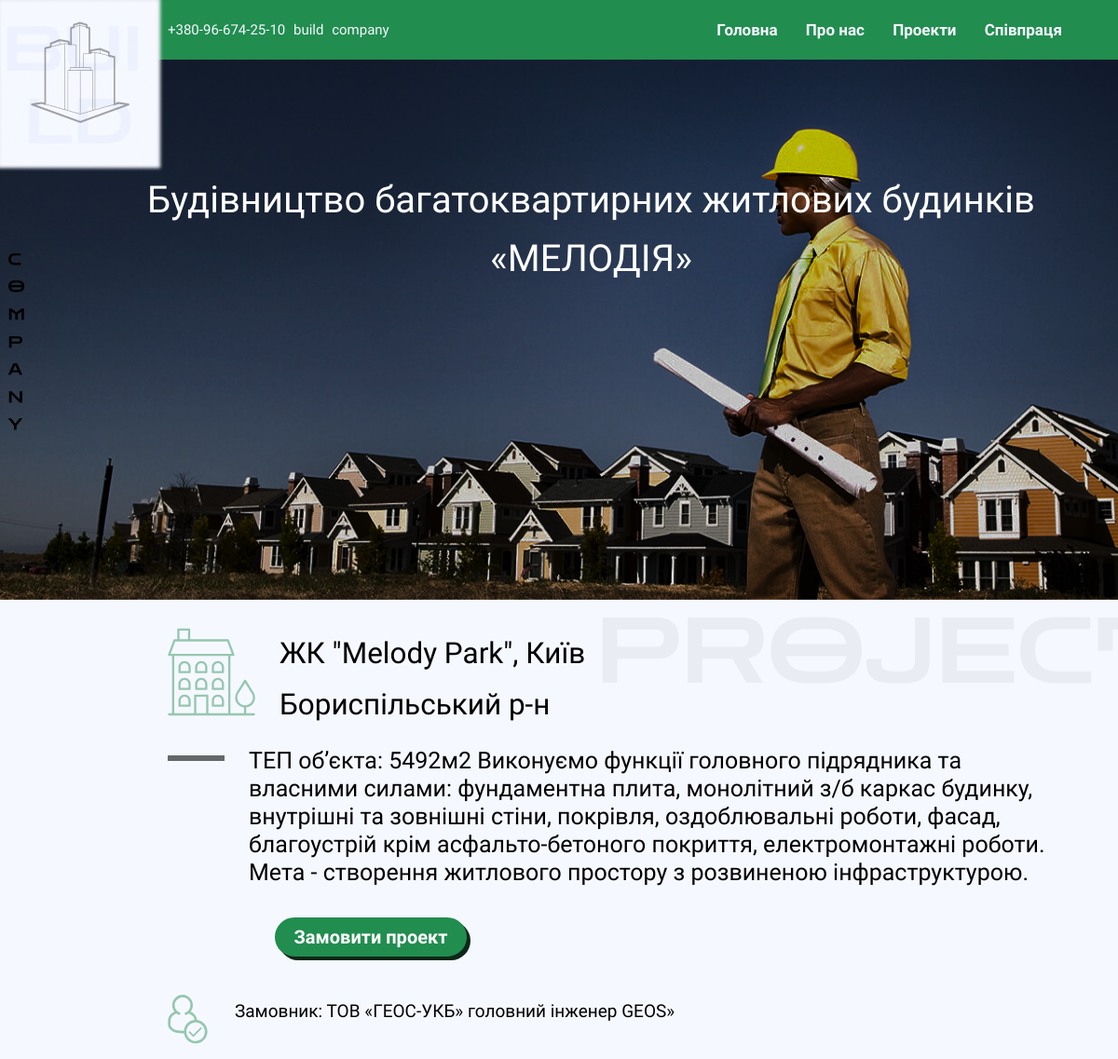
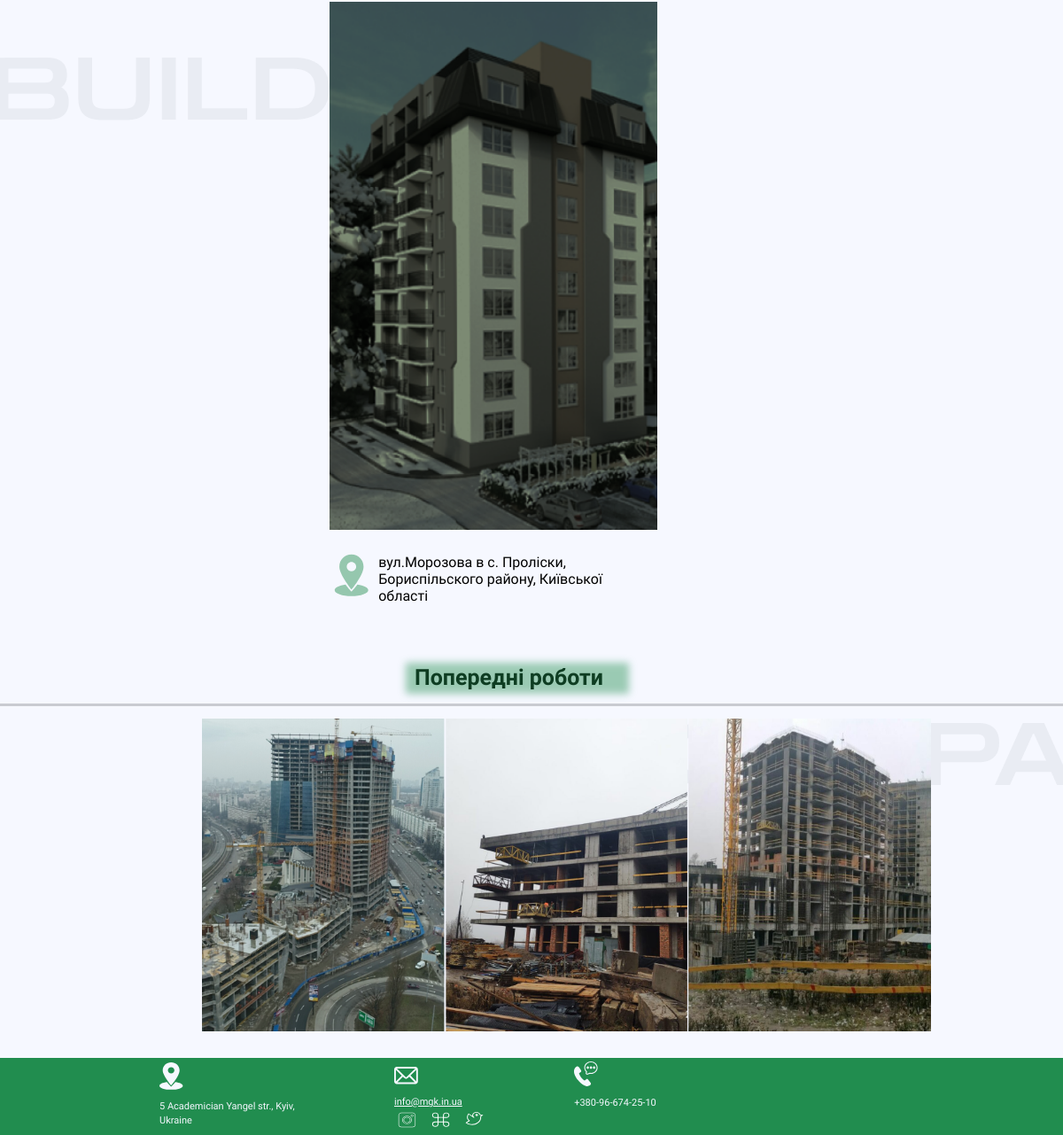
The page /project/Melody on the database its author committed (2 pictures, top to bottom).
### main/models.py (models this page shows, shortened)
class App(models.Model):
    name = models.CharField("Назва", max_length=100)
    name_header = models.CharField("Повна назва", max_length=250)
    img_project = models.ImageField(upload_to="images/", verbose_name="Фото проекту")
    name_project = models.CharField("Назва проекту", max_length=50)
    info_about = models.TextField("Інформація про проект")
    order = models.CharField("Замовник", max_length=100)
    adress = models.CharField("Адреса", max_length=100)
    class Meta:
        verbose_name = "Проект"
        verbose_name_plural = "Проекти"

### main/views.py (the view)
# urls.py: path('project/<str:name>', views.one_project, name='one_project'),
def one_project(request, name):
    info_project = get_object_or_404(App, name=name)
    return render(request, 'main/info_project_page.html', {'project': info_project})

### main/templates/main/info_project_page.html (shortened to what this page needs)
{% extends 'main/base.html' %}
{% load static %}
{% block style %}
 <link href="{% static 'main/css/info-project.css' %}" rel="stylesheet">
{% endblock %}
{% block content %}
<main>
    <div class="wrapper">
        <section class="home">
            <div class="container">
                <div class="home-content">
                    <div class="home-text">
                        <p>{{project.name_header}}</p>
                    </div>
                </div>
            </div>
        </section>
        <section class="info-content">
            <div class="container">
                <div class="main-info">
                    <div class="info-block">
                        <div class="info-heading">
                            <i class="building"><img src="{% static 'main/images/building-icon.svg' %}", alt="building-icon"/></i>
                            <div class="heading-text">{{project.name_project}}</div>
                        </div>
                        <div class="info">
                            <i class="line"><img src= "{% static 'main/images/line_info.png' %}", alt="line"/></i>
                            <div class="info-text">{{project.info_about}}
                            </div>
                        </div>
                        <a href="/cooperation">
                            <button class="btn">Замовити проект</button>
                        </a>
                        <div class="order">
                            <i class="order-icon"><img src= "{% static 'main/images/order.svg' %}" , alt="order"/></i>
                            <div class="order-text">Замовник: {{project.order}} </div>
                        </div>
                    </div>
                    <div class="info-img">
                        <img class= 'build-img' src="/static/main/{{project.img_project}}" , alt="build"/>
                        <div class="img-describe">
                            <i class="adress"><img src= "{% static 'main/images/nav.svg' %}"></i>
                            <div class="img-text">{{project.adress}}
                            </div>
                        </div>
                    </div>
                </div>
                <div class="project-before-header">
                    <div class="rectangle"></div>
                    <div class="project-before-title">Попередні роботи</div>
                </div>
            </div>
        </section>
        <section class="project-before">
            <div class="container">
                <div class="project-before-content">
                    <div class="img-block">
                        <img src= "{% static 'main/images/before-1.png' %}" , alt="before-build"/>
                        <img src= "{% static 'main/images/before-2.png' %}" , alt="before-building"/>
                        <img src= "{% static 'main/images/before-3.png' %}" , alt="before-building"/>
                    </div>
                </div>
            </div>
        </section>
    </div>
</main>
{% endblock %}

### main/static/main/css/info-project.css (style rules this page uses)
* { box-sizing: border-box; }
body { font-family: "Didact Gothic", sans-serif; font-weight: 400; margin: 0; background-color: #f6f8ff; }
.wrapper { width: 100%; margin: auto; }
.container { width: 1095px; margin-left: 175px; }
a { text-decoration: none; }
.home { height: 580px; background: url("../images/info-back.png") no-repeat; }
.home-content { display: flex; flex-direction: column; height: 580px; margin-left: -51px; }
.home-text { width: 697px; height: 216px; font-family: "Didact Gothic"; font-style: normal; font-weight: 400; font-size: 40px; line-height: 63px; text-align: center; color: #ffffff; margin-top: 79px; animation: slideIn 0.9s ease-in-out forwards; }
.info-content { height: 782px; background: url("../images/project-background.png") no-repeat; }
.main-info { display: flex; justify-content: space-between; }
.info-block { margin-top: 96px; }
.info-heading { display: flex; }
.heading-text { margin-left: 26px; width: 414.28px; font-family: "Zen Dots"; font-style: normal; font-weight: 400; font-size: 31.48px; line-height: 55px; color: #000000; }
.info { display: flex; margin-top: 76px; }
.info-text { margin-left: 26px; width: 488px; font-size: 25px; line-height: 30px; }
.order { display: flex; margin-top: 103px; }
.order-text { margin-left: 29px; margin-top: 6px; font-size: 19px; }
.btn { background-color: #218d4f; border: solid #218d4f; border-radius: 30px; box-shadow: #0c2718 4px 4px 0 0; color: #0c2718; cursor: pointer; display: inline-block; font-family: "Jura", sans-serif; font-weight: 600; font-size: 20px; line-height: 24px; color: rgba(255, 255, 255, 1); text-align: center; text-decoration: none; touch-action: manipulation; margin-right: 31px; height: 42px; width: 206px; margin-top: 33px; margin-left: 115px; }
.info-img { margin-top: 96px; width: 360px; }
.build-img { width: 370px; }
.img-describe { display: flex; margin-top: 23px; }
.img-text { margin-left: 20px; font-size: 16px; width: 358px; }
.rectangle { margin-left: 428px; margin-top: 36px; width: 252px; height: 51px; background: rgba(33, 141, 79, 0.43); filter: blur(4px); }
.project-before-title { width: 344px; height: 30px; margin-left: 386px; margin-top: -50px; font-family: "Jura"; font-style: normal; font-weight: 700; font-size: 35px; line-height: 41px; }
.project-before { margin-top: 90px; height: 642px; background: url("../images/before-back.png") no-repeat; }
.project-before-content { height: 658px; }
.img-block { display: flex; margin-left: -51px; padding-top: 51px; }
.img-block img { margin-right: 5px; }
.adress { display: flex; flex-direction: column; width: 35.2px; height: 41.81px; }
@media (min-width: 521px) and (max-width: 1344px) { .container { width: 80%; margin: 0; margin-left: 15%; } }
@media (min-width: 521px) and (max-width: 1344px) { .home-text { width: auto; } }
@media (min-width: 521px) and (max-width: 1344px) { .main-info { flex-direction: column; } }
@media (min-width: 521px) and (max-width: 1344px) { .info-block { margin-top: 30px; } }
@media (min-width: 521px) and (max-width: 1344px) { .info-text { width: auto; } }
@media (min-width: 521px) and (max-width: 1344px) { .info { margin-top: 18px; } }
@media (min-width: 521px) and (max-width: 1344px) { .info-content { height: auto; } }
@media (min-width: 521px) and (max-width: 1344px) { .line img { width: 61px; height: 6px; } }
@media (min-width: 521px) and (max-width: 1344px) { .order { margin-top: 41px; } }
@media (min-width: 521px) and (max-width: 1344px) { .info-img { margin-top: 14px; margin-left: 20%; } }
@media (min-width: 521px) and (max-width: 1344px) { .adress img { width: 50px; height: 48px; } }
@media (min-width: 521px) and (max-width: 1344px) { .rectangle { margin-left: 29%; margin-top: 66px; height: 35px; } }
@media (min-width: 521px) and (max-width: 1344px) { .project-before-title { height: 30px; width: auto; margin-left: 30%; margin-top: -39px; font-size: 25px; } }
@media (min-width: 521px) and (max-width: 1344px) { .project-before { margin-top: 20px; height: auto; margin-bottom: 30px; } }
@media (min-width: 521px) and (max-width: 1344px) { .project-before-content { height: auto;; } }
@media (min-width: 521px) and (max-width: 1344px) { .img-block { margin-left: 5%; padding-top: 17px; } }
@media (min-width: 521px) and (max-width: 1344px) { .img-block img { width: 30%; height: auto; margin-right: 1px; } }

### rows shown on the page
App: name_header "Будівництво багатоквартирних житлових будинків «МЕЛОДІЯ»", name_project "ЖК \"Melody Park\", Київ Бориспільський р-н", info_about "ТЕП об’єкта: 5492м2 Виконуємо функції головного підрядника та власними силами: фундаментна плита, монолітний з/б каркас будинку, внутрішні та зовнішні стіни, покрівля, оздоблювальні роботи, фасад, благоустрій крім асфальто-бетоного покриття, електромонтажні роботи. Мета - створення житлового простору з розвиненою інфраструктурою.", order "ТОВ «ГЕОС-УКБ» головний інженер GEOS»", img_project (picture), adress "вул.Морозова в с. Проліски, Бориспільского району, Київської області"
